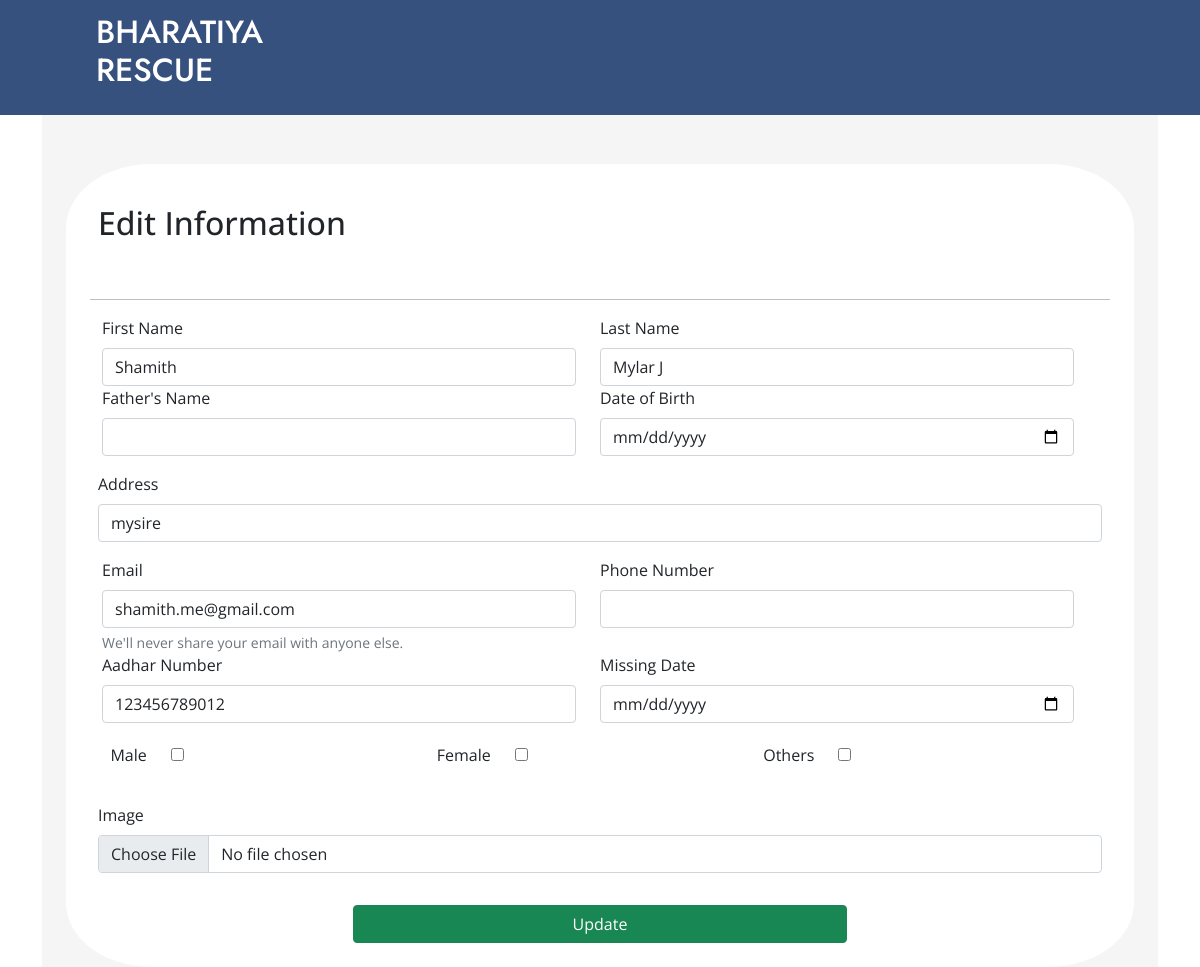
The app's page /update/12/ with its own data.
### missingperson/models.py (models this page shows, shortened)
class MissingPerson(models.Model):
    GENDER_CHOICES = [
        ('Male', 'Male'),
        ('Female', 'Female'),
        ('Others', 'Others'),
    ]
    first_name = models.CharField(max_length=255)
    last_name = models.CharField(max_length=255)
    father_name = models.CharField(max_length=255)
    date_of_birth = models.DateField()
    address = models.TextField()
    email = models.EmailField()
    phone_number = models.CharField(max_length=10)  # Assuming a maximum of 15 digits for phone number
    aadhar_number = models.CharField(max_length=12, unique=True)  # Aadhar number is 12 digits and should be unique
    image = models.ImageField(upload_to='missing_persons/')  # Store images in a 'missing_persons' directory
    missing_from = models.DateField()
    gender = models.CharField(max_length=10, choices=GENDER_CHOICES)

### missingperson/views.py (the view, shortened to what this page needs)
# urls.py: path('update/<int:person_id>/',update_person, name='update_person'),
def update_person(request, person_id):
    person = get_object_or_404(MissingPerson, id=person_id)
    return render(request, 'edit.html', {'person': person})

### missingperson/templates/edit.html (shortened to what this page needs)
<!DOCTYPE html>
<html lang="en">
<head>
    <link href="https://cdn.jsdelivr.net/npm/bootstrap@5.0.2/dist/css/bootstrap.min.css" rel="stylesheet"
>
</head>
<body style="font-family: 'Open Sans', sans-serif;">
    <nav class="navbar navbar-expand-lg  navbar-dark bg-black py-2" style="background-color: #37517E;">
        <div class="container-fluid justify-content-between" style="font-family: 'Jost', sans-serif;padding-left: 8%;">
            <div class="d-flex">
              <a class="navbar-brand me-2 mb-1 d-flex align-items-center" href="/">
                <h2>BHARATIYA<br>RESCUE</h2>
              </a>
            </div>
        </div>
    </nav>
    <div class="container">
        <div class="right-column">
            <div class="container mt-5 mb-3" style="padding-top: 8%;">
                <form class="row g-3 p-4" method="POST" enctype="multipart/form-data" style="background-color: rgb(255, 255, 255);border-radius: 8%;padding-top: 5%;">
                    <h2>Edit Information</h2>
                    <hr color="black" style="color: rgb(0, 0, 0);">
                    <div class="row">
                        <div class="col">
                            <label for="first_name" class="form-label">First Name</label>
                            <input type="text" value = "{{person.first_name}}" name="first_name" class="form-control" >
                        </div>
                        <div class="col">
                            <label for="last_name" class="form-label">Last Name</label>
                            <input type="text" value = "{{person.last_name}}" name="last_name" class="form-control" >
                        </div>
                    </div>
                    <div class="row">
                    <div class="col">
                        <label for="fathers_name" class="form-label">Father's Name</label>
                        <input type="text" value = "{{person.fathers_name}}" name="fathers_name" class="form-control" >
                    </div>
                    <div class="col">
                        <label for="dob" class="form-label">Date of Birth</label>
                        <input type="date" value = "{{person.dob}}" name="dob" class="form-control" >
                    </div>
                    </div>
                    <div class="mb-3">
                        <label for="address" class="form-label">Address</label>
                        <input type="text" name="address" value = "{{person.address}}" class="form-control" >
                    </div>
                    <div class="row">
                    <div class="col">
                        <label for="email" class="form-label">Email</label>
                        <input type="email" name="email" value = "{{ person.email }}" class="form-control" >
                        <div id="emailHelp" class="form-text">We'll never share your email with anyone else.</div>
                    </div>
                    <div class="col">
                        <label for="phonenum" class="form-label">Phone Number</label>
                        <input type="number" name="phonenum" value = "{{ person.phonenum }}" class="form-control" >
                    </div>
                    </div>
                    <div class="row">
                        <div class="col">
                            <label for="aadhar_number" class="form-label">Aadhar Number</label>
                            <input type="number" name="aadhar_number" value = "{{ person.aadhar_number }}" class="form-control" >
                        </div>
                        <div class="col">
                            <label for="missing_date" class="form-label">Missing Date</label>
                            <input type="date" name="missing_date" value = "{{ person.missing_date }}" class="form-control" >
                        </div>
                    </div>
                        <div class="row" style="padding: 2%;">
                        <div class="col">
                        <label class="checkbox-label" for="male">Male</label>
                        <input type="checkbox" id="male" name="gender" value = "{{ person.gender }}">
                        </div>
                        <div class="col">
                        <label class="checkbox-label" for="female">Female</label>
                        <input type="checkbox" id="female" name="gender" value = "{{ person.gender }}">
                        </div>
                        <div class="col">
                        <label class="checkbox-label" for="others">Others</label>
                        <input type="checkbox" id="others" name="gender" value = "{{ person.gender  }}">
                        </div>
                    </div>
                        <div class="mb-3">
                            <label for="exampleInputPassword1" class="form-label"> Image</label>
                            <input type= "file" name = "image" class="form-control">
                        </div>
                        <div class="d-grid gap-2 col-6 mx-auto">
                            <button type="submit" class="btn btn-success">Update</button>
                        </div>
                </form>
            </div>
        </div>
    </div>
</body>
</html>

### missingperson/templates/edit.html (style rules this page uses)
label.checkbox-label { display: inline-block; margin-right: 20px; }
.container { display: flex; align-items: center; justify-content: center; height: 100vh; }
.right-column { flex: 1; padding: 20px; background-color: #f5f5f5; }
form { background-color: #ffffff; padding: 20px; border-radius: 8px; }

### records on screen
MissingPerson: first_name "Shamith", last_name "Mylar J", address "mysire", email "shamith.me@gmail.com", aadhar_number "123456789012"
